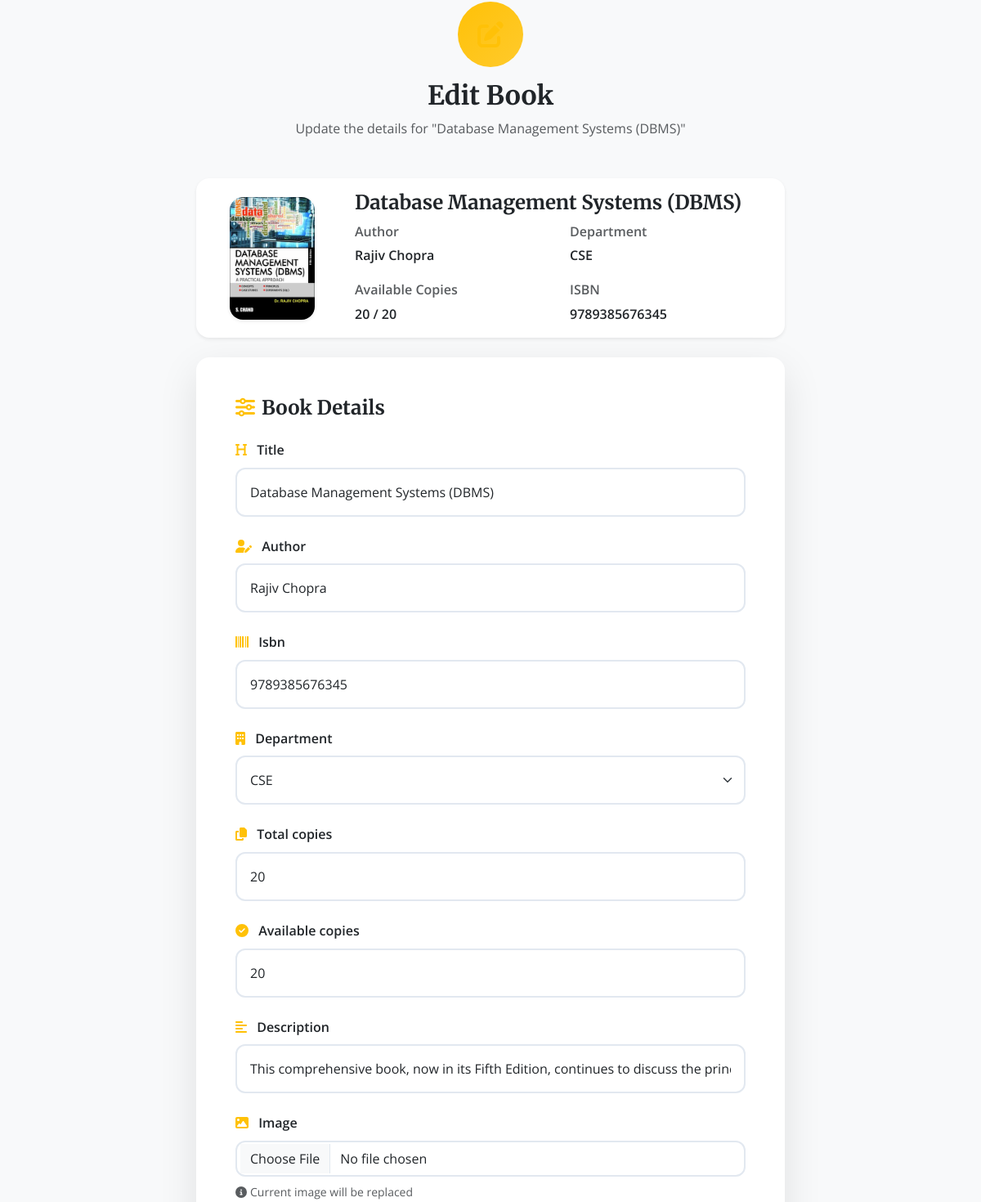
The app's page /library/book/3/edit/ (signed in, middle part), older data.
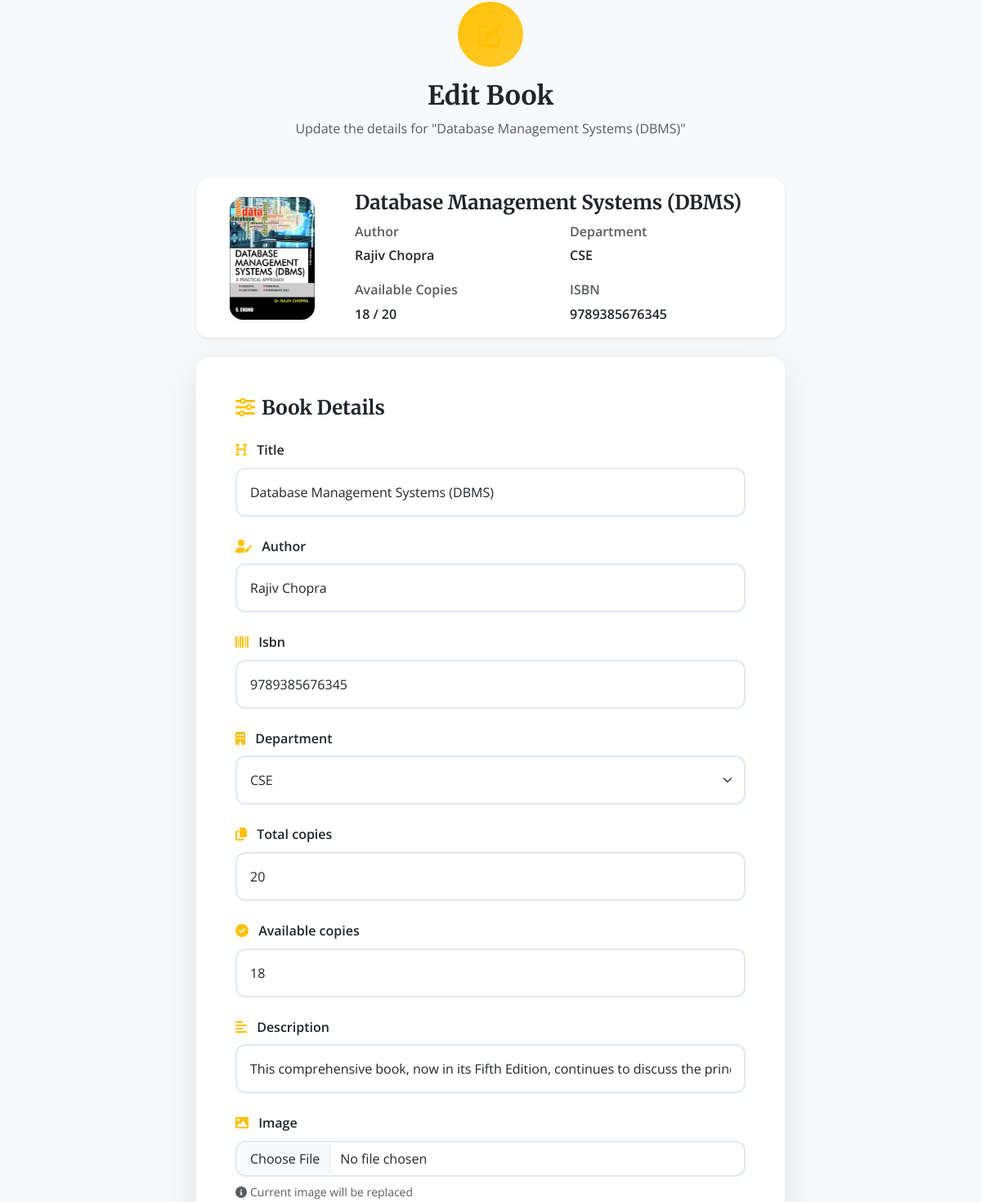
The same page, newer data.
### library/models.py (models this page shows, shortened)
class Book(models.Model):
    title = models.CharField(max_length=255)
    author = models.CharField(max_length=255, blank=True)
    isbn = models.CharField(max_length=50, blank=True)
    department = models.ForeignKey(Department, on_delete=models.SET_NULL, null=True, blank=True)
    total_copies = models.PositiveIntegerField(default=1)
    available_copies = models.PositiveIntegerField(default=1)
    description = models.TextField(blank=True)
    created_at = models.DateTimeField(auto_now_add=True)
    image = models.ImageField(upload_to='library/uploads/',blank=True, null=True)

class Department(models.Model):
    name = models.CharField(max_length=120, unique=True)
    slug = models.SlugField(max_length=140, unique=True)
    def __str__(self):
        return self.name

### library/views.py (the view)
# urls.py: path('book/<int:pk>/edit/', views.edit_book, name='edit_book'),
@login_required
@user_passes_test(is_admin_or_librarian)
def edit_book(request, pk):
    book = get_object_or_404(Book, pk=pk)
    if request.method == 'POST':
        form = BookForm(request.POST, request.FILES, instance=book)
        if form.is_valid():
            form.save()
            return redirect('library:book_list')
    else:
        form = BookForm(instance=book)
    return render(request, 'edit_book.html', {'form': form, 'book': book})

### library/forms.py
class BookForm(forms.ModelForm):
    class Meta:
        model = Book
        fields = '__all__'

### library/views.py (called while the page is built)
def is_admin_or_librarian(user):
    return user.is_staff or user.role in ['librarian', 'admin']

### library/templates/edit_book.html (shortened to what the changed rows need)
{% extends "base.html" %}
{% block content %}
<div class="container py-4">
    <div class="row justify-content-center">
        <div class="col-lg-8 col-md-10">
            <div class="text-center mb-5">
                <div class="bg-warning bg-opacity-10 rounded-circle d-inline-flex align-items-center justify-content-center mb-3" style="width: 80px; height: 80px;">
                    <i class="fas fa-edit fa-2x text-warning"></i>
                </div>
                <h2 class="fw-bold text-dark mb-2">Edit Book</h2>
                <p class="text-muted">Update the details for "{{ book.title }}"</p>
            </div>
            <div class="card border-0 shadow-sm rounded-3 mb-4">
                <div class="card-body">
                    <div class="row align-items-center">
                        <div class="col-md-3 text-center">
                            {% if book.image %}
                                <img src="{{ book.image.url }}" class="img-fluid rounded-3 shadow-sm" alt="{{ book.title }}" style="max-height: 150px; object-fit: cover;">
                            {% else %}
                                <div class="bg-light rounded-3 d-flex align-items-center justify-content-center" style="height: 150px;">
                                    <i class="fas fa-book-open fa-3x text-muted"></i>
                                </div>
                            {% endif %}
                        </div>
                        <div class="col-md-9">
                            <h4 class="fw-bold text-dark mb-2">{{ book.title }}</h4>
                            <div class="row g-3">
                                <div class="col-sm-6">
                                    <label class="form-label fw-semibold text-muted mb-1">Author</label>
                                    <p class="fw-semibold text-dark mb-0">{{ book.author }}</p>
                                </div>
                                <div class="col-sm-6">
                                    <label class="form-label fw-semibold text-muted mb-1">Department</label>
                                    <p class="fw-semibold text-dark mb-0">{{ book.department }}</p>
                                </div>
                                <div class="col-sm-6">
                                    <label class="form-label fw-semibold text-muted mb-1">Available Copies</label>
                                    <p class="fw-semibold text-dark mb-0">
                                        {{ book.available_copies }} / {{ book.total_copies }}
                                    </p>
                                </div>
                                <div class="col-sm-6">
                                    <label class="form-label fw-semibold text-muted mb-1">ISBN</label>
                                    <p class="fw-semibold text-dark mb-0">{{ book.isbn }}</p>
                                </div>
                            </div>
                        </div>
                    </div>
                </div>
            </div>
            <div class="card border-0 shadow-lg rounded-3">
                <div class="card-body p-4 p-md-5">
                    <form method="POST" enctype="multipart/form-data" novalidate>
                        <div class="row g-4">
                            {% for field in form %}
                            <div class="col-12">
                                <label for="{{ field.id_for_label }}" class="form-label fw-semibold text-dark">
                                    {% if field.name == 'title' %}
                                        <i class="fas fa-heading me-2 text-warning"></i>
                                    {% elif field.name == 'author' %}
                                        <i class="fas fa-user-edit me-2 text-warning"></i>
                                    {% elif field.name == 'department' %}
                                        <i class="fas fa-building me-2 text-warning"></i>
                                    {% elif field.name == 'isbn' %}
                                        <i class="fas fa-barcode me-2 text-warning"></i>
                                    {% elif field.name == 'publisher' %}
                                        <i class="fas fa-print me-2 text-warning"></i>
                                    {% elif field.name == 'publication_year' %}
                                        <i class="fas fa-calendar-alt me-2 text-warning"></i>
                                    {% elif field.name == 'total_copies' %}
                                        <i class="fas fa-copy me-2 text-warning"></i>
                                    {% elif field.name == 'available_copies' %}
                                        <i class="fas fa-check-circle me-2 text-warning"></i>
                                    {% elif field.name == 'description' %}
                                        <i class="fas fa-align-left me-2 text-warning"></i>
                                    {% elif field.name == 'image' %}
                                        <i class="fas fa-image me-2 text-warning"></i>
                                    {% else %}
                                        <i class="fas fa-tag me-2 text-warning"></i>
                                    {% endif %}
                                    {{ field.label }}
                                </label>
                                {% if field.field.widget.input_type == 'select' %}
                                    <select name="{{ field.name }}" id="{{ field.id_for_label }}" class="form-select py-3">
                                        {% for choice in field.field.choices %}
                                            <option value="{{ choice.0 }}" {% if field.value == choice.0 %}selected{% endif %}>
                                                {{ choice.1 }}
                                            </option>
                                        {% endfor %}
                                    </select>
                                {% elif field.field.widget.input_type == 'textarea' %}
                                    <textarea name="{{ field.name }}" id="{{ field.id_for_label }}" class="form-control py-3" rows="4" placeholder="Enter {{ field.label|lower }}">{{ field.value|default:'' }}</textarea>
                                {% elif field.field.widget.input_type == 'file' %}
                                    <input type="file" name="{{ field.name }}" id="{{ field.id_for_label }}" class="form-control py-2" accept="image/*">
                                    {% if book.image %}
                                    <div class="form-text text-muted mt-2">
                                        <i class="fas fa-info-circle me-1"></i>Current image will be replaced
                                    </div>
                                    {% endif %}
                                {% elif field.field.widget.input_type == 'number' %}
                                    <input type="number" name="{{ field.name }}" id="{{ field.id_for_label }}"
                                           class="form-control py-3" value="{{ field.value|default:'' }}"
                                           placeholder="Enter {{ field.label|lower }}" min="0">
                                {% else %}
                                    <input type="{{ field.field.widget.input_type }}" name="{{ field.name }}" id="{{ field.id_for_label }}"
                                           class="form-control py-3" value="{{ field.value|default:'' }}"
                                           placeholder="Enter {{ field.label|lower }}">
                                {% endif %}
                            </div>
                            {% endfor %}
                        </div>
                    </form>
                </div>
            </div>
        </div>
    </div>
</div>
{% endblock %}

Row changes from the older to the newer data that the page shows:
changed Book "Database Management Systems (DBMS)": available_copies "20" → "18"
Text that changed along with them:
form field available_copies: "20" → "18"
